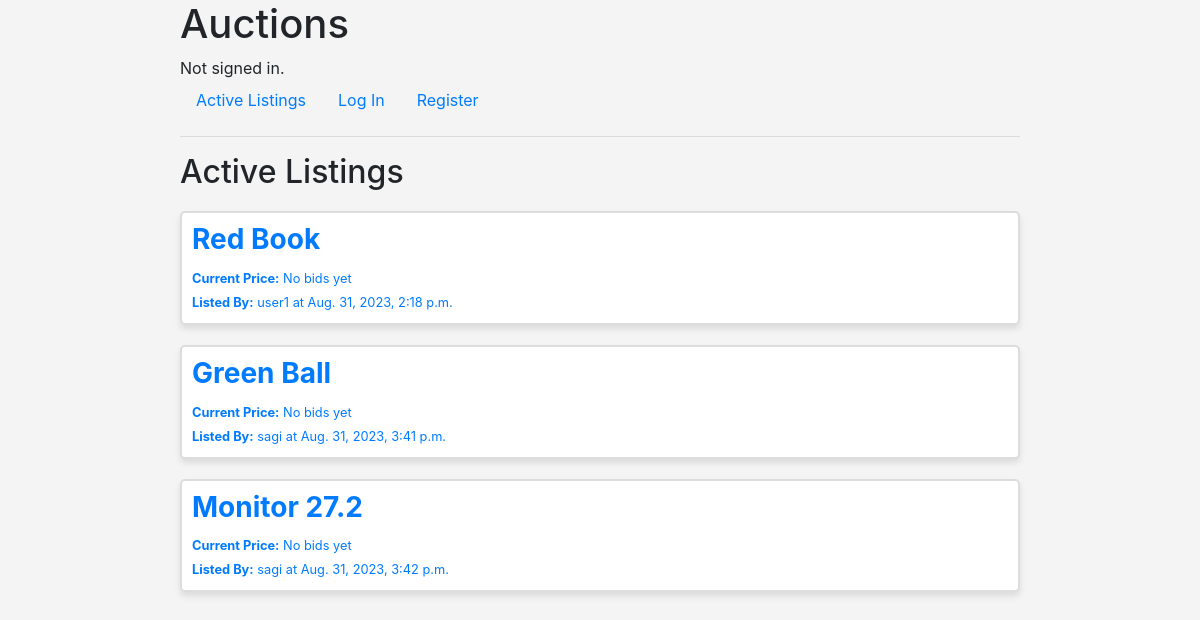
The app's page /, older data.
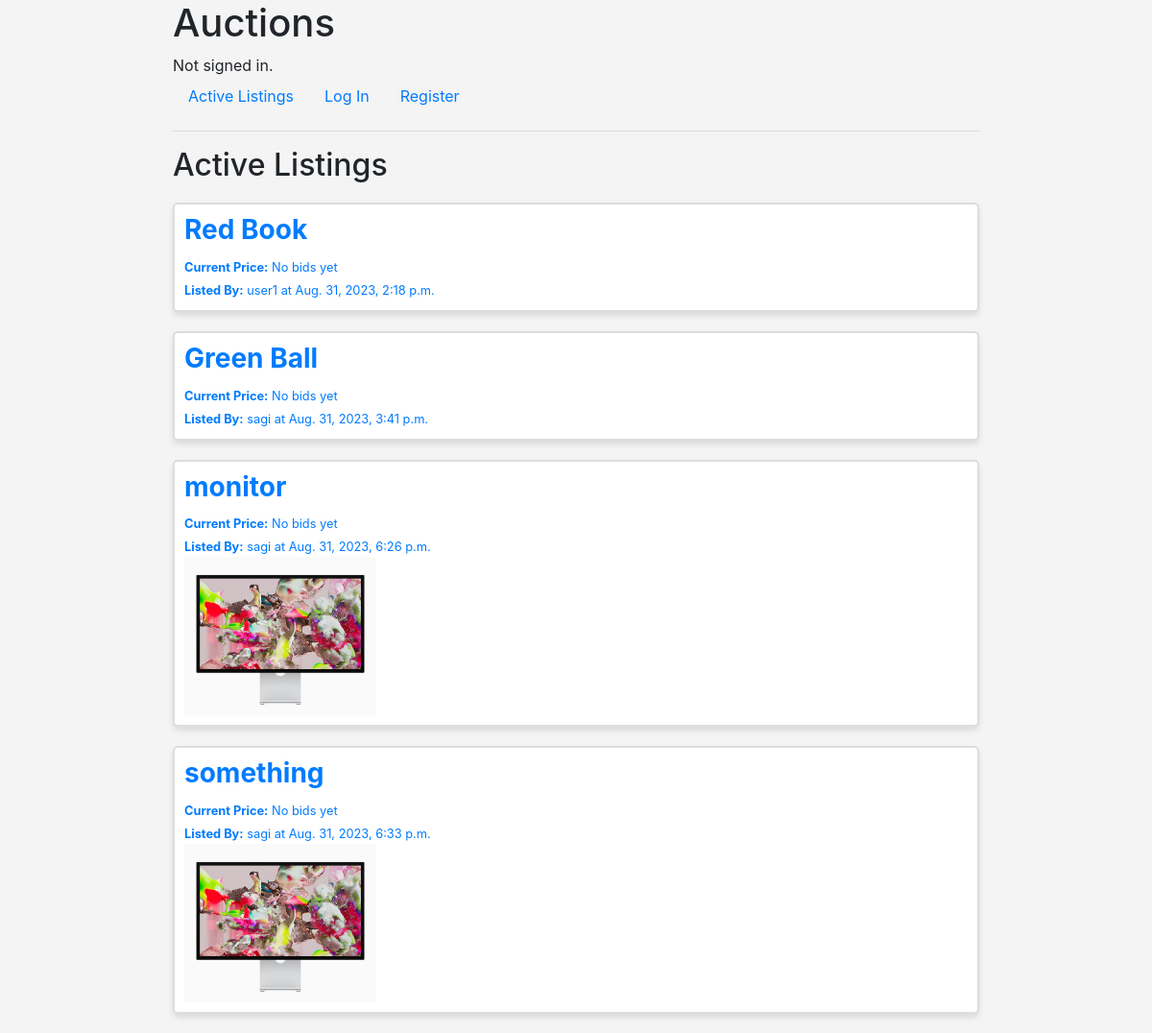
The same page, newer data.
### auctions/models.py (models this page shows)
class AuctionList(models.Model):
    seller = models.ForeignKey('User', on_delete=models.CASCADE, related_name = "lists")
    productName = models.CharField(max_length=64)
    initialPrice = models.DecimalField(max_digits=30, decimal_places=2)
    info = models.TextField(max_length=1000)
    creationTime = models.DateTimeField(auto_now_add=True)
    image = models.ImageField(upload_to= user_directory_path, blank=True, null=True)
    watchlist = models.ManyToManyField(User, blank=True, related_name = "watchlist")
    AUCTION_STATUS_CHOICES = (
        ('active', 'Active'),
        ('closed', 'Closed')
    )
    status = models.CharField(
        max_length=10,
        choices=AUCTION_STATUS_CHOICES,
        default='active'  # Set the default status to 'active' when an auction is created.
    )

class User(AbstractUser):
    pass

### auctions/views.py (the view)
# urls.py: path("", views.index, name="index"),
def index(request):
    return render(request, "auctions/index.html",{
        'auctionLists': AuctionList.objects.annotate(highestBid = Max('bids__bidPrice')).order_by('creationTime')
    })

### auctions/templates/auctions/index.html
{% extends "auctions/layout.html" %}
{% block body %}
    <h2>Active Listings</h2>
    {% for auctionList in auctionLists %}
    <a href="{% url 'productPage' auctionList.id%}" class="auctionProductLink">
        <div class="auctionProduct">
            <div class="productText">
                <h3><b> {{auctionList.productName}} </b></h3>
                {% if auctionList.highestBid %}
                    <small><b>Current Price:</b> {{ auctionList.highestBid|floatformat:2  }}$</small> <br>
                {% else %}
                    <small><b>Current Price:</b> No bids yet</small><br>
                {% endif %}
                <small><b>Listed By:</b> {{auctionList.seller}} at {{ auctionList.creationTime }}</small>
            </div>
            <div class="productImg">
                {% if auctionList.image %}
                    <img src="{{ auctionList.image.url }}" alt="{{ auctionList.productName }}" style="max-width: 200px;">
                {% endif %}
            </div>
        </div>
    </a>
    {%empty%}
        <p>No active listings.</p>
    {% endfor %}
{% endblock %}

### auctions/templates/auctions/layout.html (shortened to what this page needs)
{% load static %}
<!DOCTYPE html>
<html lang="en">
    <head>
        <link rel="stylesheet" href="https://stackpath.bootstrapcdn.com/bootstrap/4.4.1/css/bootstrap.min.css">
        <link href="{% static 'auctions/styles.css' %}" rel="stylesheet">
    </head>
    <body>
        <h1>Auctions</h1>
        <div>
            {% if user.is_authenticated %}
                Signed in as <strong>{{ user.username }}</strong>.
            {% else %}
                Not signed in.
            {% endif %}
        </div>
        <ul class="nav">
            <li class="nav-item">
                <a class="nav-link" href="{% url 'index' %}">Active Listings</a>
            </li>
            {% if user.is_authenticated %}
                <li class="nav-item">
                    <a class="nav-link" href="{% url 'createListing' %}">Create Listing</a>
                </li>
                <li class="nav-item">
                    <a class="nav-link" href="{% url 'watchlist' %}">Watchlist</a>
                </li>
                <li class="nav-item">
                    <a class="nav-link" href="{% url 'logout' %}">Log Out</a>
                </li>
            {% else %}
                <li class="nav-item">
                    <a class="nav-link" href="{% url 'login' %}">Log In</a>
                </li>
                <li class="nav-item">
                    <a class="nav-link" href="{% url 'register' %}">Register</a>
                </li>
            {% endif %}
        </ul>
        <hr>
        {% block body %}
        {% endblock %}
    </body>
</html>

### auctions/static/auctions/styles.css (style rules this page uses)
body { margin-left:auto; margin-right:auto; width:70%; background-color: #f4f4f4; }
.auctionProduct { background-color: #fff; border: 2px solid #ddd; margin: 20px 0px; padding: 10px; box-shadow: 0 4px 6px rgba(0, 0, 0, 0.1); background-color: #fff; border-radius: 5px; }
a.auctionProductLink { text-decoration: none; }

Row changes from the older to the newer data that the page shows:
removed AuctionList: productName "Monitor 27.2", shows "Current Price:", seller "sagi", creationTime "Aug. 31, 2023, 3:42 p.m."
added AuctionList: productName "monitor", shows "Current Price:", seller "sagi", creationTime "Aug. 31, 2023, 6:26 p.m.", image (picture)
added AuctionList: productName "something", shows "Current Price:", seller "sagi", creationTime "Aug. 31, 2023, 6:33 p.m.", image (picture)
